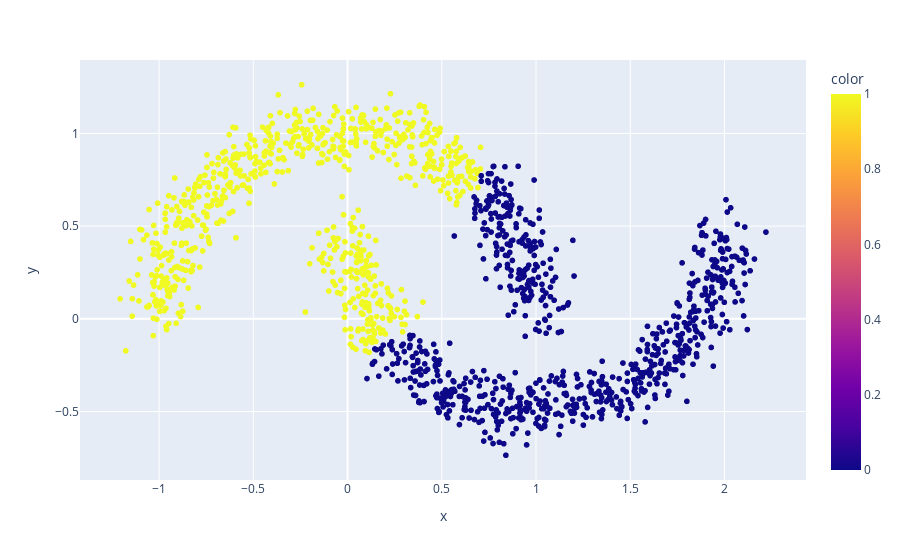

The notebook cell saved with this chart:
### Code cell
# Aplicação do algoritmo Agglomerative Clustering (Agrupamento Hierárquico).
# n_clusters=2: Define que o algoritmo deve formar 2 clusters.
# linkage='ward': Critério usado para mesclar os clusters. 'ward' minimiza a variância dentro de cada cluster.
# rotulos_hc: Armazena os rótulos de cluster atribuídos pelo Agglomerative Clustering.
hc = AgglomerativeClustering(n_clusters=2, linkage='ward')
rotulos_hc = hc.fit_predict(X_random)
grafico_hc = px.scatter(x= X_random[:,0], y= X_random[:,1], color= rotulos_hc)
grafico_hc.show()
grafico_hc.write_image("images/agglomerative_clusters.png")

### Figure 1 — Plotly figure (JSON) as saved in the notebook; plotly's stock layout.template omitted (floating-point values rounded to 4 significant figures; data arrays with more than 128 entries replaced by an {"elided": "..."} marker saying what was removed)
{"data": [{"hovertemplate": "x=%{x}<br>y=%{y}<br>color=%{marker.color}<extra></extra>", "legendgroup": "", "marker": {"color": {"elided": "1500 int values"}, "coloraxis": "coloraxis", "symbol": "circle"}, "mode": "markers", "name": "", "showlegend": false, "type": "scattergl", "x": {"elided": "1500 float values"}, "xaxis": "x", "y": {"elided": "1500 float values"}, "yaxis": "y"}], "layout": {"coloraxis": {"colorbar": {"title": {"text": "color"}}, "colorscale": [[0, "#0d0887"], [0.1111, "#46039f"], [0.2222, "#7201a8"], [0.3333, "#9c179e"], [0.4444, "#bd3786"], [0.5556, "#d8576b"], [0.6667, "#ed7953"], [0.7778, "#fb9f3a"], [0.8889, "#fdca26"], [1, "#f0f921"]]}, "legend": {"tracegroupgap": 0}, "margin": {"t": 60}, "xaxis": {"anchor": "y", "domain": [0, 1], "title": {"text": "x"}}, "yaxis": {"anchor": "x", "domain": [0, 1], "title": {"text": "y"}}}}
